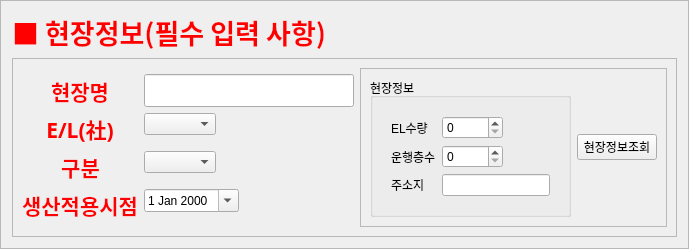
    <widget class="QFrame" name="frame">
     <property name="sizePolicy">
      <sizepolicy hsizetype="Preferred" vsizetype="Fixed">
       <horstretch>0</horstretch>
       <verstretch>0</verstretch>
      </sizepolicy>
     </property>
     <property name="frameShape">
      <enum>QFrame::StyledPanel</enum>
     </property>
     <property name="frameShadow">
      <enum>QFrame::Raised</enum>
     </property>
     <layout class="QVBoxLayout" name="verticalLayout">
      <item>
       <widget class="QLabel" name="label_25">
        <property name="font">
         <font>
          <family>Noto Sans CJK JP</family>
          <pointsize>20</pointsize>
          <bold>true</bold>
         </font>
        </property>
        <property name="styleSheet">
         <string notr="true">color: red;</string>
        </property>
        <property name="frameShape">
         <enum>QFrame::NoFrame</enum>
        </property>
        <property name="text">
         <string>■ 현장정보(필수 입력 사항)</string>
        </property>
       </widget>
      </item>
      <item>
       <widget class="QFrame" name="frame_3">
        <property name="frameShape">
         <enum>QFrame::StyledPanel</enum>
        </property>
        <property name="frameShadow">
         <enum>QFrame::Raised</enum>
        </property>
        <layout class="QHBoxLayout" name="horizontalLayout_3">
         <item>
          <layout class="QFormLayout" name="formLayout">
           <property name="fieldGrowthPolicy">
            <enum>QFormLayout::ExpandingFieldsGrow</enum>
           </property>
           <property name="rowWrapPolicy">
            <enum>QFormLayout::DontWrapRows</enum>
           </property>
           <property name="labelAlignment">
            <set>Qt::AlignCenter</set>
           </property>
           <property name="formAlignment">
            <set>Qt::AlignLeading|Qt::AlignLeft|Qt::AlignVCenter</set>
           </property>
           <item row="0" column="0">
            <widget class="QLabel" name="label_33">
             <property name="sizePolicy">
              <sizepolicy hsizetype="Preferred" vsizetype="Preferred">
               <horstretch>1</horstretch>
               <verstretch>0</verstretch>
              </sizepolicy>
             </property>
             <property name="font">
              <font>
               <family>HY견고딕</family>
               <pointsize>16</pointsize>
               <bold>true</bold>
              </font>
             </property>
             <property name="styleSheet">
              <string notr="true">color: red;</string>
             </property>
             <property name="frameShape">
              <enum>QFrame::NoFrame</enum>
             </property>
             <property name="text">
              <string>현장명</string>
             </property>
             <property name="alignment">
              <set>Qt::AlignCenter</set>
             </property>
            </widget>
           </item>
           <item row="0" column="1">
            <widget class="QLineEdit" name="lineEdit_W_hyunjang">
             <property name="sizePolicy">
              <sizepolicy hsizetype="Expanding" vsizetype="Fixed">
               <horstretch>9</horstretch>
               <verstretch>0</verstretch>
              </sizepolicy>
             </property>
             <property name="font">
              <font>
               <pointsize>16</pointsize>
               <bold>true</bold>
              </font>
             </property>
            </widget>
           </item>
           <item row="1" column="0">
            <widget class="QLabel" name="label_34">
             <property name="sizePolicy">
              <sizepolicy hsizetype="Preferred" vsizetype="Preferred">
               <horstretch>1</horstretch>
               <verstretch>0</verstretch>
              </sizepolicy>
             </property>
             <property name="font">
              <font>
               <family>HY견고딕</family>
               <pointsize>16</pointsize>
               <bold>true</bold>
              </font>
             </property>
             <property name="styleSheet">
              <string notr="true">color: red;</string>
             </property>
             <property name="frameShape">
              <enum>QFrame::NoFrame</enum>
             </property>
             <property name="text">
              <string>E/L(社)</string>
             </property>
             <property name="alignment">
              <set>Qt::AlignCenter</set>
             </property>
            </widget>
           </item>
           <item row="3" column="0">
            <widget class="QLabel" name="label_29">
             <property name="sizePolicy">
              <sizepolicy hsizetype="Preferred" vsizetype="Preferred">
               <horstretch>1</horstretch>
               <verstretch>0</verstretch>
              </sizepolicy>
             </property>
             <property name="font">
              <font>
               <family>HY견고딕</family>
               <pointsize>16</pointsize>
               <bold>true</bold>
              </font>
             </property>
             <property name="styleSheet">
              <string notr="true">color: red;</string>
             </property>
             <property name="frameShape">
              <enum>QFrame::NoFrame</enum>
             </property>
             <property name="text">
              <string>생산적용시점</string>
             </property>
             <property name="alignment">
              <set>Qt::AlignCenter</set>
             </property>
            </widget>
           </item>
           <item row="3" column="1">
            <widget class="QDateEdit" name="dateEdit_W_date_production">
             <property name="calendarPopup">
              <bool>true</bool>
             </property>
            </widget>
           </item>
           <item row="1" column="1">
            <widget class="고객사_Widget" name="combo_edit_Gogak"/>
           </item>
           <item row="2" column="0">
            <widget class="QLabel" name="label_35">
             <property name="sizePolicy">
              <sizepolicy hsizetype="Preferred" vsizetype="Preferred">
               <horstretch>1</horstretch>
               <verstretch>0</verstretch>
              </sizepolicy>
             </property>
             <property name="font">
              <font>
               <family>HY견고딕</family>
               <pointsize>16</pointsize>
               <bold>true</bold>
              </font>
             </property>
             <property name="styleSheet">
              <string notr="true">color: red;</string>
             </property>
             <property name="frameShape">
              <enum>QFrame::NoFrame</enum>
             </property>
             <property name="text">
              <string>구분</string>
             </property>
             <property name="alignment">
              <set>Qt::AlignCenter</set>
             </property>
            </widget>
           </item>
           <item row="2" column="1">
            <widget class="구분_Widget" name="combo_edit_Gubun"/>
           </item>
          </layout>
         </item>
         <item>
          <widget class="QFrame" name="frame_2">
           <property name="frameShape">
            <enum>QFrame::StyledPanel</enum>
           </property>
           <property name="frameShadow">
            <enum>QFrame::Raised</enum>
           </property>
           <layout class="QHBoxLayout" name="horizontalLayout_2">
            <item>
             <widget class="QGroupBox" name="groupBox">
              <property name="sizePolicy">
               <sizepolicy hsizetype="Preferred" vsizetype="Preferred">
                <horstretch>3</horstretch>
                <verstretch>0</verstretch>
               </sizepolicy>
              </property>
              <property name="title">
               <string>현장정보</string>
              </property>
              <layout class="QGridLayout" name="gridLayout">
               <item row="0" column="0">
                <widget class="QFrame" name="formFrame_6">
                 <layout class="QFormLayout" name="formLayout_6">
                  <property name="fieldGrowthPolicy">
                   <enum>QFormLayout::ExpandingFieldsGrow</enum>
                  </property>
                  <property name="formAlignment">
                   <set>Qt::AlignLeading|Qt::AlignLeft|Qt::AlignVCenter</set>
                  </property>
                  <item row="0" column="0">
                   <widget class="QLabel" name="label_30">
                    <property name="text">
                     <string>EL수량</string>
                    </property>
                   </widget>
                  </item>
                  <item row="1" column="0">
                   <widget class="QLabel" name="label_31">
                    <property name="text">
                     <string>운행층수</string>
                    </property>
                   </widget>
                  </item>
                  <item row="2" column="0">
                   <widget class="QLabel" name="label_32">
                    <property name="text">
                     <string>주소지</string>
                    </property>
                   </widget>
                  </item>
                  <item row="0" column="1">
                   <widget class="QSpinBox" name="spinBox_el_Su">
                    <property name="maximum">
                     <number>10000</number>
                    </property>
                   </widget>
                  </item>
                  <item row="1" column="1">
                   <widget class="QSpinBox" name="spinBox_floor_Su">
                    <property name="maximum">
                     <number>10000</number>
                    </property>
                   </widget>
                  </item>
                  <item row="2" column="1">
                   <widget class="QLineEdit" name="lineEdit_Addr"/>
                  </item>
                 </layout>
                </widget>
               </item>
              </layout>
             </widget>
            </item>
            <item>
             <widget class="QPushButton" name="PB_Info_search">
              <property name="text">
               <string>현장정보조회</string>
              </property>
              <property name="autoDefault">
               <bool>false</bool>
              </property>
              <property name="default">
               <bool>false</bool>
              </property>
             </widget>
            </item>
           </layout>
          </widget>
         </item>
        </layout>
       </widget>
      </item>
     </layout>
    </widget>
